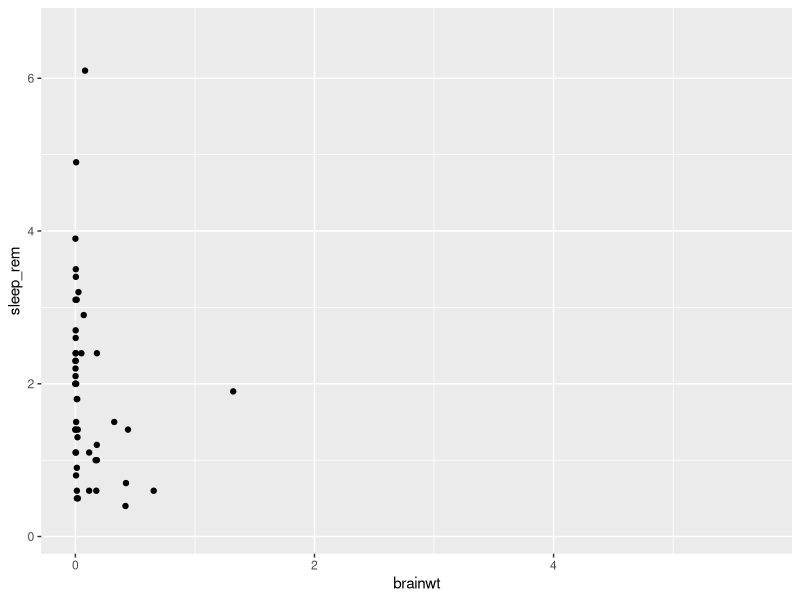
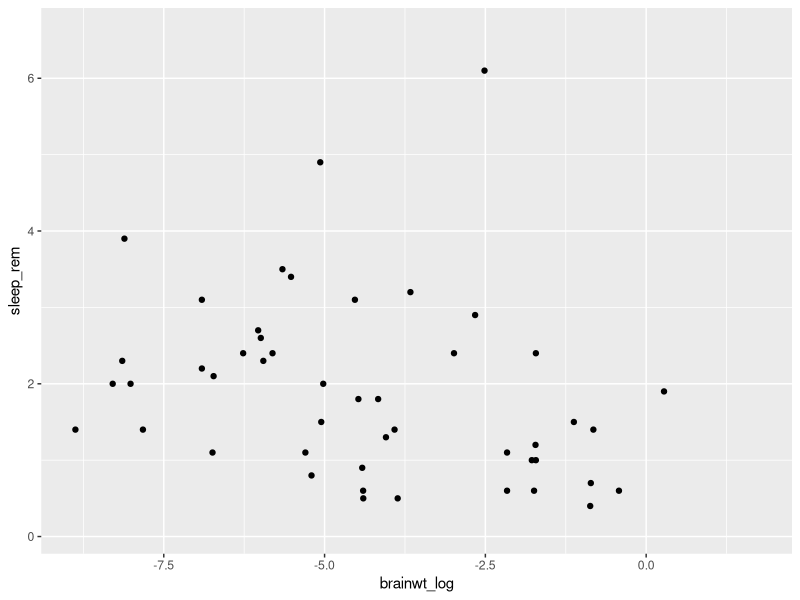
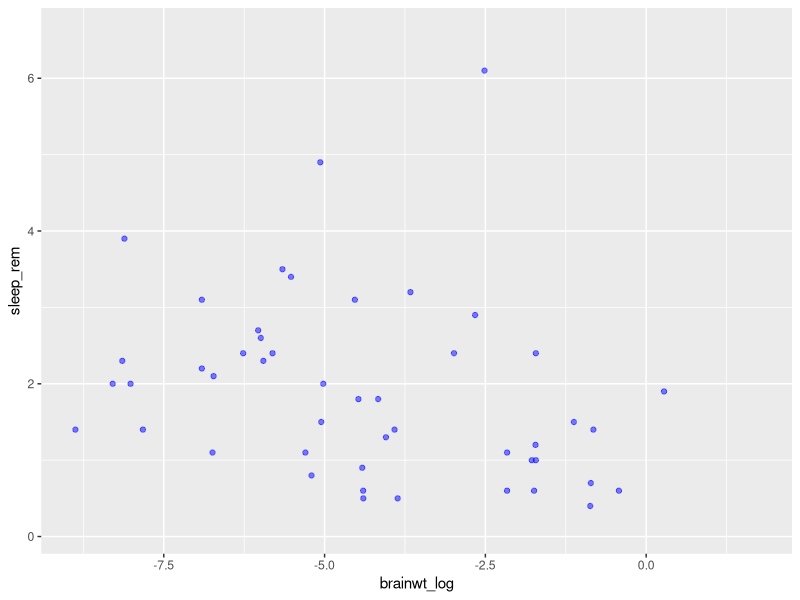
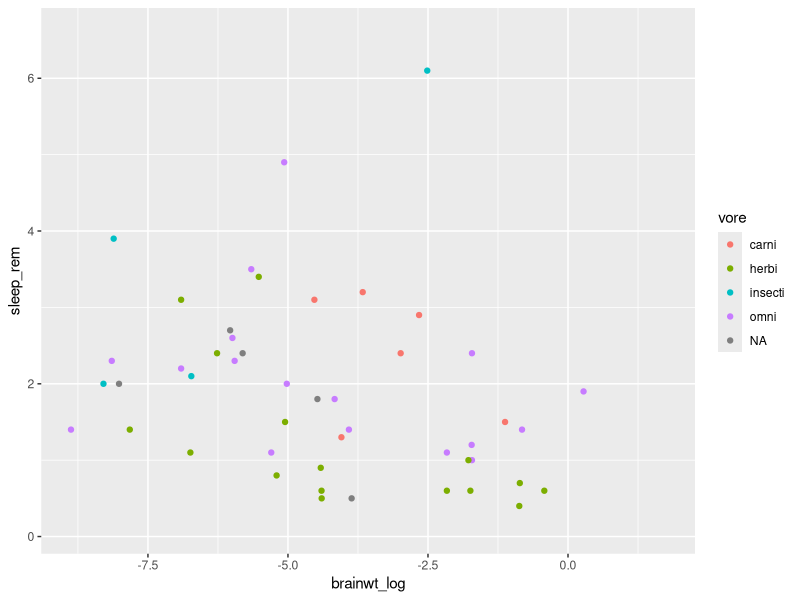
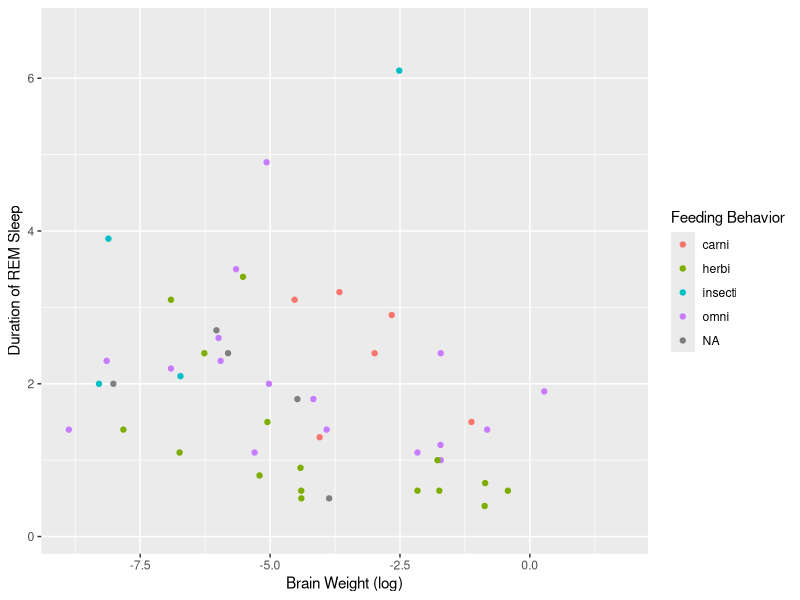
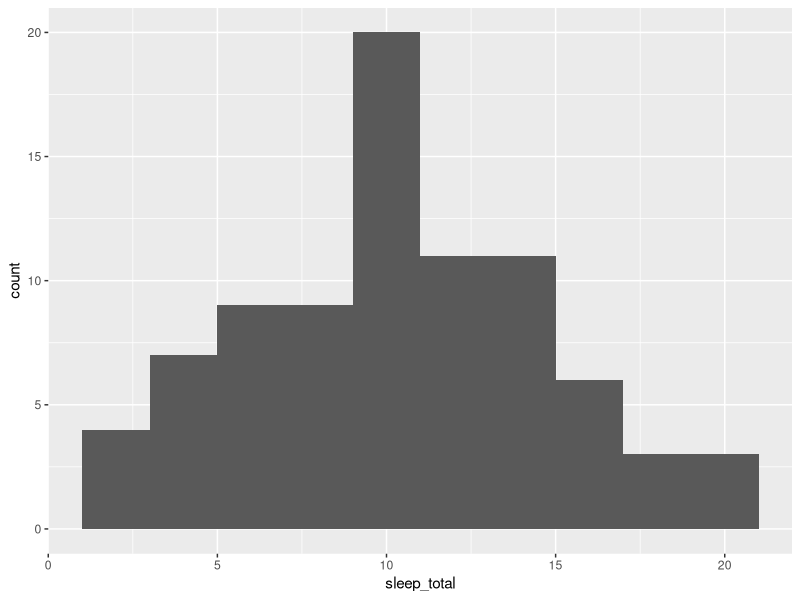
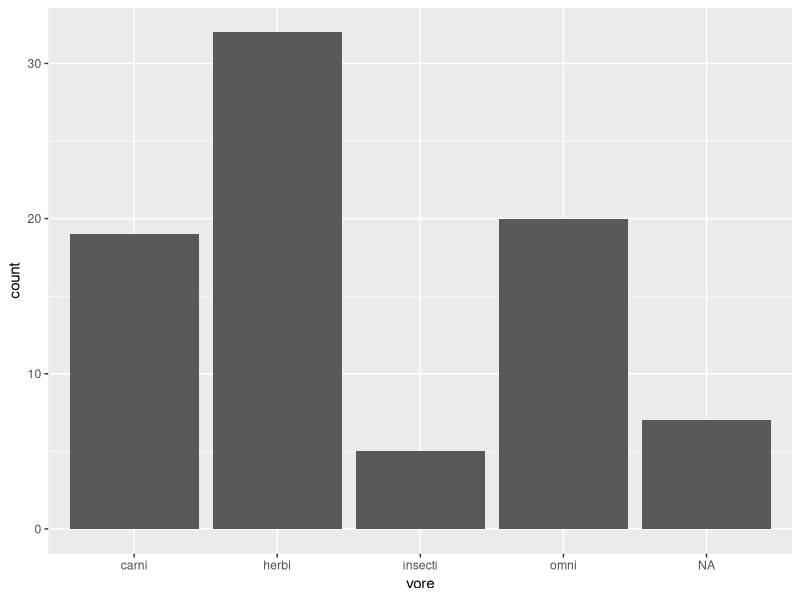
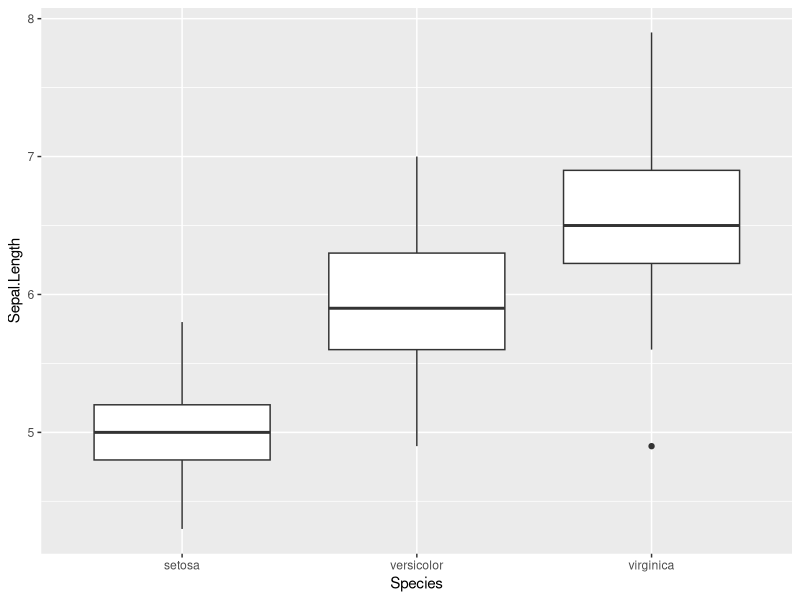

Reproduce these figures in R, in order.
## ---- chunk 1
library(ggplot2)
library(tidyverse)
## ---- chunk 2
head(msleep)
## ---- chunk 3
my.plot <- ggplot(data = msleep, aes(x = brainwt, y = sleep_rem))
## ---- chunk 4
my.plot + geom_point()
## ---- chunk 5
summary(msleep$brainwt)
## ---- chunk 6
msleep2 <- msleep %>% mutate(brainwt_log = log(brainwt))
ggplot(msleep2, aes(x = brainwt_log, y = sleep_rem)) + geom_point()
## ---- chunk 7
ggplot(data = msleep2, aes(x = brainwt_log, y = sleep_rem)) +
    geom_point(alpha = 0.5, color = "blue")
## ---- chunk 8
ggplot(msleep2, aes(x = brainwt_log, y = sleep_rem, color = vore)) + 
  geom_point()
## ---- chunk 9
ggplot(msleep2, aes(x = brainwt_log, y = sleep_rem, color = vore)) + 
  geom_point() + 
  labs(x = "Brain Weight (log)", 
       y = "Duration of REM Sleep",
       color = "Feeding Behavior")
## ---- chunk 10
ggplot(msleep, aes(x = sleep_total)) +
    geom_histogram(bins = 10)
## ---- chunk 11
ggplot(data = msleep, aes(x = vore)) + 
  geom_bar()
## ---- chunk 12
ggplot(data = iris, aes(x = Species, y = Sepal.Length)) + 
  geom_boxplot()
## ---- chunk 13
ggplot(iris, aes(x = Sepal.Length, fill = Species)) +
    geom_histogram(bins = 10)
## ---- chunk 14
ggplot(iris, aes(x = Sepal.Length, fill = Species)) +
    geom_histogram(bins = 10) +
  facet_wrap( ~ Species)
## ---- chunk 15
temp.data <- cbind(log(msleep$brainwt), log(msleep$bodywt))
head(temp.data)
## ---- chunk 16
heatmap(temp.data, labRow = msleep$name, labCol = c("brainwt", "bodywt"), cexCol = 1)
## ---- chunk 17
heatmap(temp.data, scale = "col", labRow = msleep$name, labCol = c("brainwt", "bodywt"), cexCol = 1)
## ---- chunk 18
temp.data2 <- cbind(temp.data, msleep$sleep_total, msleep$sleep_rem)
heatmap(temp.data2, scale = "col", labRow = msleep$name,
        labCol = c("brainwt", "bodywt", "total_sleep", "rem_sleep"), cexCol = 1)
